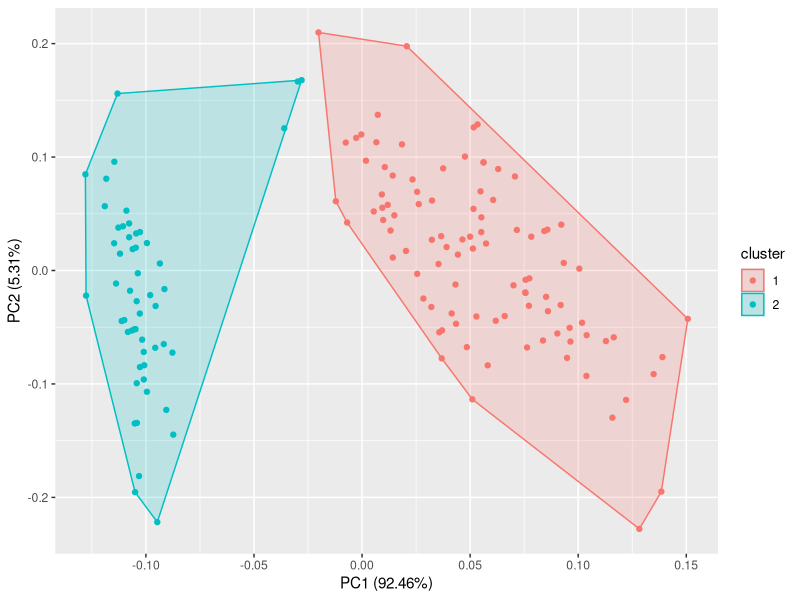

Here is the R script that generated this plot:
install.packages("dplyr")
install.packages("ggplot2")
install.packages("ggfortify")
library("ggplot2")
library("dplyr")
library("ggfortify")

summary(iris)
head(iris)        

data <- select(iris, c(1:4))


wssplot <- function(data, nc=15, seed=1234){
  wss <- (nrow(data)-1)*sum(apply(data,2,var))
  for (i in 2:nc){
    set.seed(seed)
    wss[i] <- sum(kmeans(data, centers=i)$withinss)}
  plot(1:nc, wss, type="b", xlab="Number of Clusters",
       ylab="Within groups sum of squares")
  wss
}               

kmean <- kmeans(data, 2)
kmean$centers


autoplot(kmean, data, frame = TRUE)



#library(dplyr)
#library(ggplot2)
#library(ggfortify)

#data<-select(iris,c(1:4))
#head(data)
#summary(data)

#seed<-1234
#nc<-15
#wss <- (nrow(data)-1)*sum(apply(data,2,var))
#for (i in 2:nc){
#  set.seed(seed)
#  wss[i] <- sum(kmeans(data, centers=i)$withinss)}
#plot(1:nc, wss, type="b", xlab="Number of Clusters",ylab="Within groups sum of squares")
#wss

#kmean<-kmeans(data,2)
#kmean$centers
#autoplot(kmean,data,frame=TRUE)
